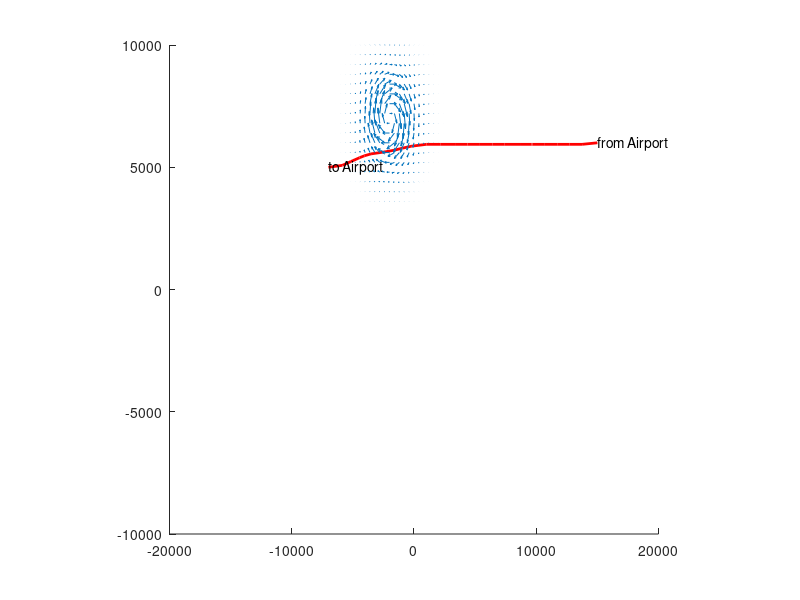

Here is the MATLAB script that generated this plot:
x =[15000,6000;15000,6000;13750,5937.5;12734.4,5937.5;11718.8,5937.5;10703.1,5937.5;9687.5,5937.5;9609.38,5937.5;8671.88,5937.5;7421.88,5937.5;6406.25,5937.5;5390.62,5937.5;4375,5937.5;3359.38,5937.5;2187.5,5937.5;1015.62,5937.5;-234.375,5859.38;-937.5,5781.25;-1562.5,5703.12;-2421.88,5625;-3515.62,5546.88;-4062.5,5468.75;-4453.12,5390.62;-5156.25,5234.38;-5859.38,5078.12;-7000,5000];
hold on 
plot(x(:,1),x(:,2),'r','LineWidth',2)
 axis([-20000 20000 -10000 10000])
 text(x(1,1),x(1,2),'from Airport')
 text(x(end,1),x(end,2),'to Airport')
[x,y] = meshgrid(-20000:400:20000,-10000:400:10000);
zx = -2000;zy = 7000;z2x = 8000;z2y = -6000;
u = ((y-zy).*exp(-((x-zx).^2 + (y-zy).^2)/2000000.0))/2;
v = ((zx-x).*exp(-((x-zx).^2 + (y-zy).^2)/2000000.0))/2; 
quiver(x,y,u,v,1.2) 
axis square
print figure.jpg
hold off; 
